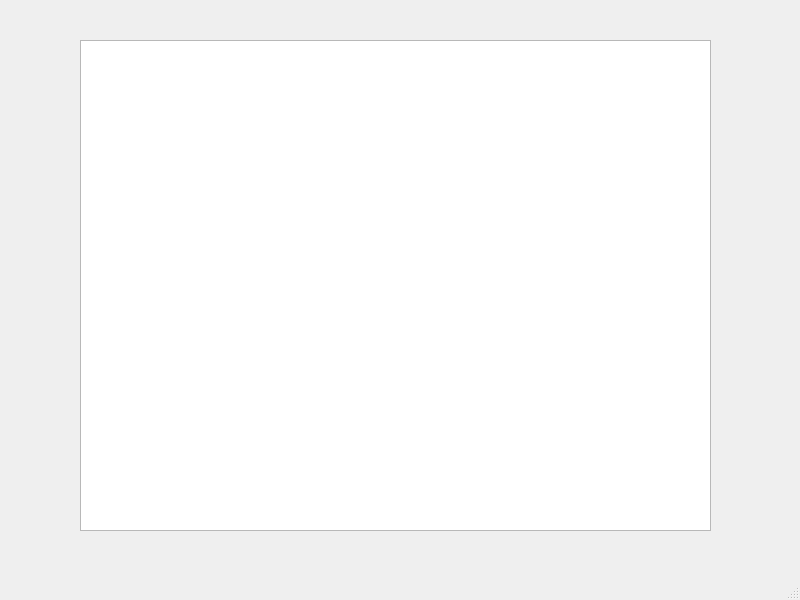
<?xml version="1.0" encoding="UTF-8"?>
<ui version="4.0">
 <class>CFileGraph</class>
 <widget class="QMainWindow" name="CFileGraph">
  <property name="geometry">
   <rect>
    <x>0</x>
    <y>0</y>
    <width>800</width>
    <height>600</height>
   </rect>
  </property>
  <property name="windowTitle">
   <string>MainWindow</string>
  </property>
  <widget class="QWidget" name="centralwidget">
   <widget class="QChartView" name="m_pGvChart">
    <property name="geometry">
     <rect>
      <x>80</x>
      <y>40</y>
      <width>631</width>
      <height>491</height>
     </rect>
    </property>
   </widget>
  </widget>
  <widget class="QMenuBar" name="menubar">
   <property name="geometry">
    <rect>
     <x>0</x>
     <y>0</y>
     <width>800</width>
     <height>23</height>
    </rect>
   </property>
  </widget>
  <widget class="QStatusBar" name="statusbar"/>
 </widget>
 <customwidgets>
  <customwidget>
   <class>QChartView</class>
   <extends>QGraphicsView</extends>
   <header location="global">qchartview.h</header>
  </customwidget>
 </customwidgets>
 <resources/>
 <connections/>
</ui>
